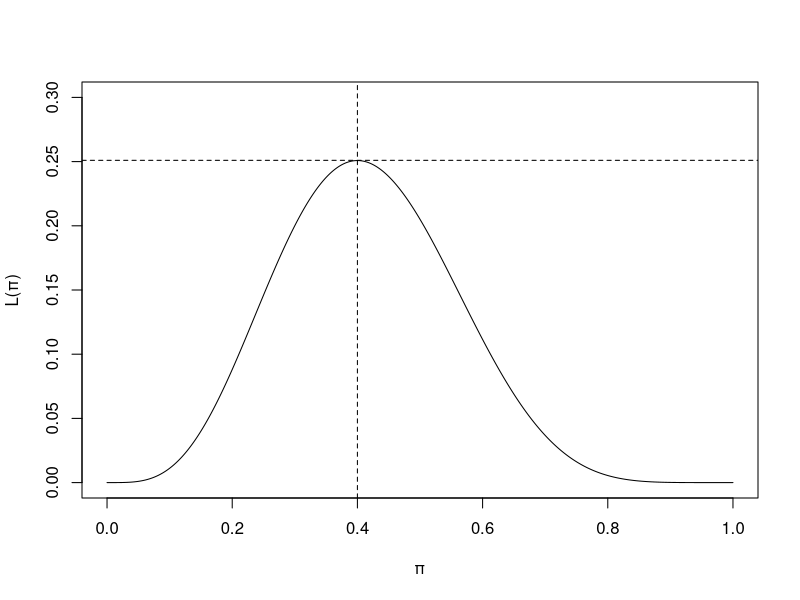
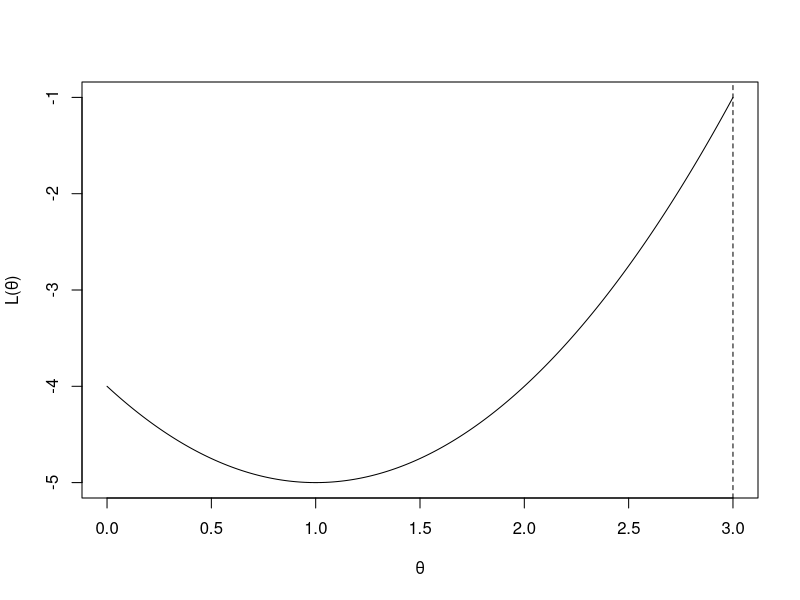
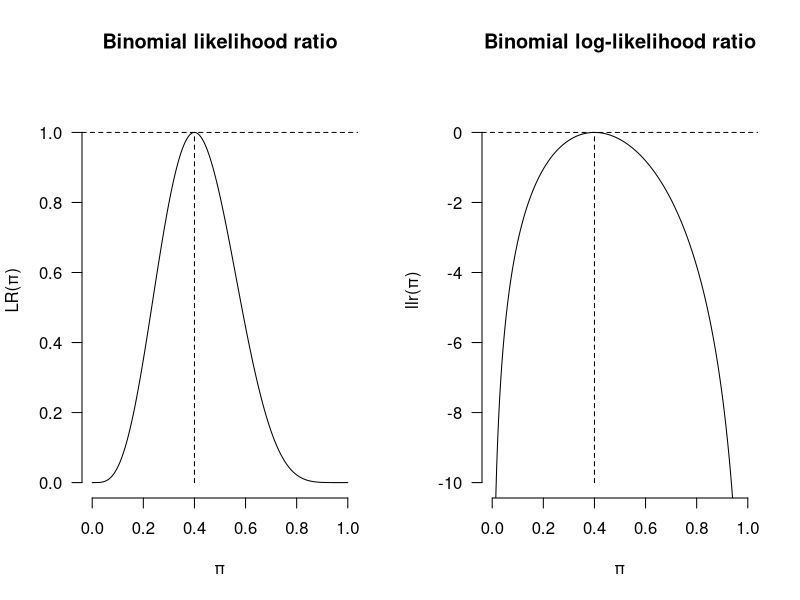
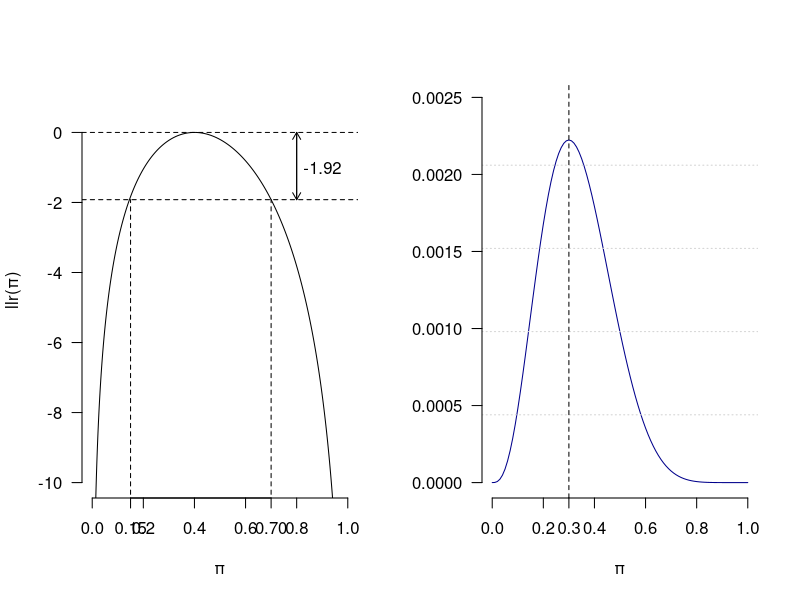
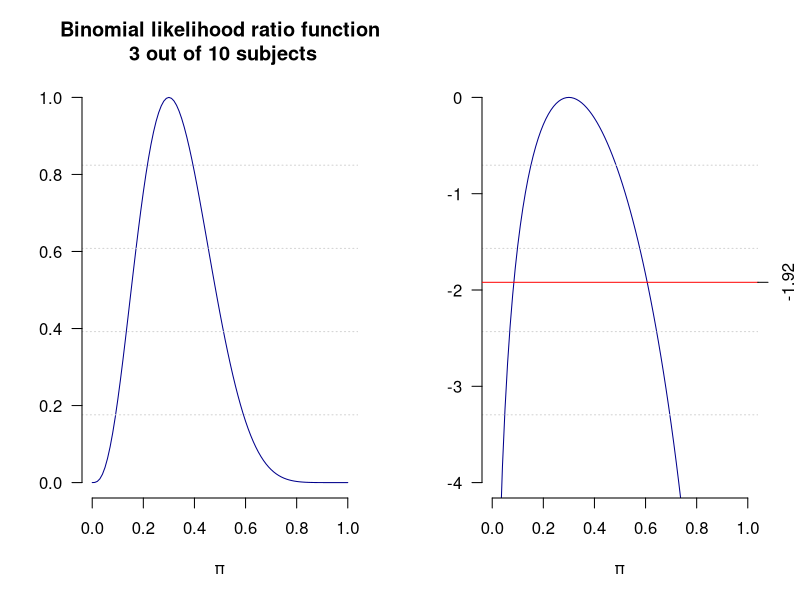
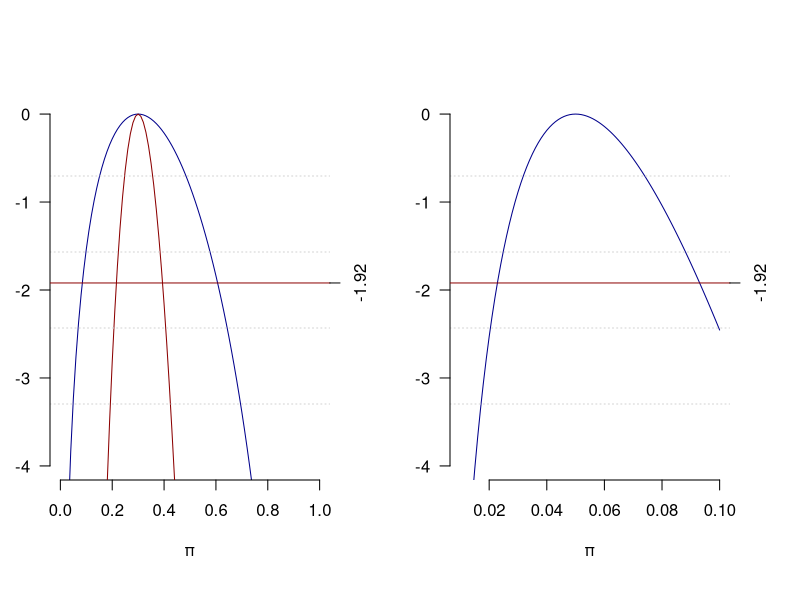
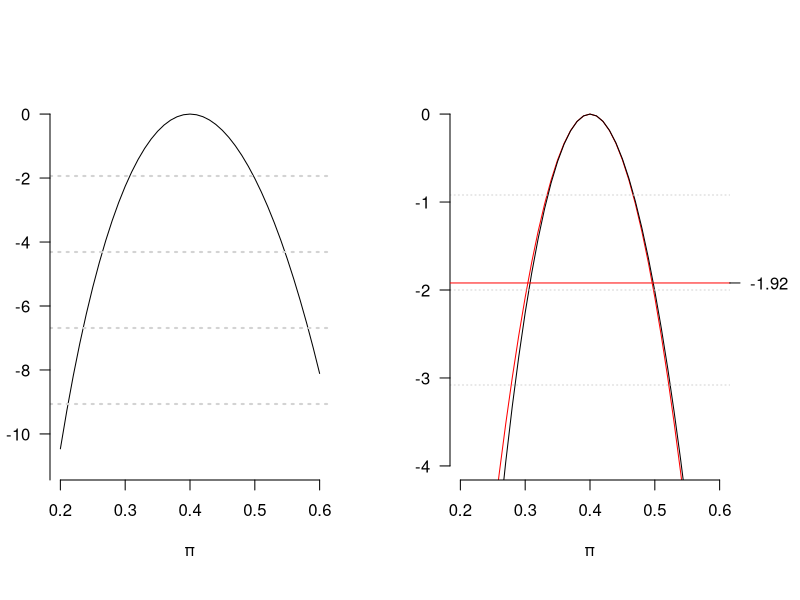
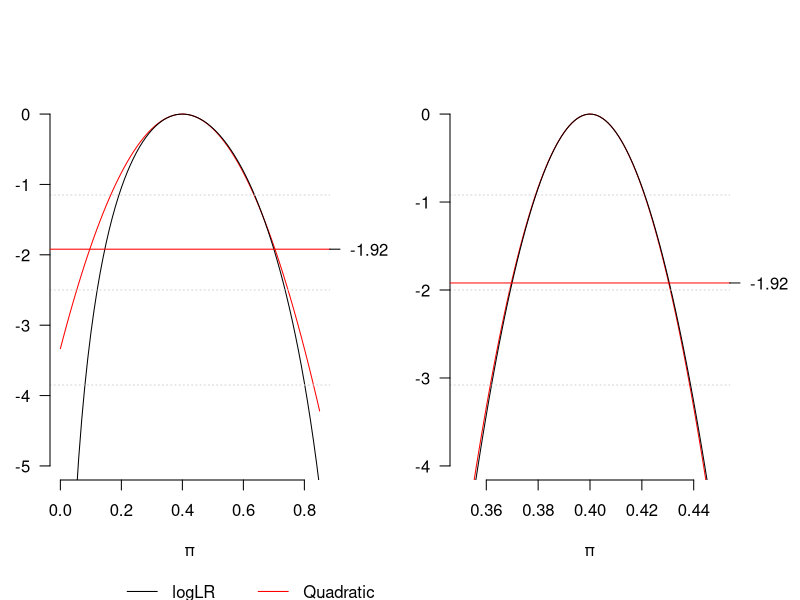

Recreate these plots in R, in order.
## ---- chunk 1
dbinom(4, 10, 0.5)

# or you can calculate by hand:
factorial(10)*(0.5^10)/(factorial(4)*(factorial(6)))
## ---- chunk 2
x <- seq(0,1,by=0.001)
y <- (factorial(10)/(factorial(4)*(factorial(6))))*(x^4)*((1-x)^6)
plot(x, y, type = "l", ylim = c(0,0.3), ylab = "L(\U03C0)", xlab = "\U03C0")
#title("Figure 1. Binomial Likelihood")
abline(h=0.251, lty=2)
abline(v=0.4, lty=2)
## ---- chunk 3
x <- seq(0,3,by=0.001)
y <- (x-1)^2-5
plot(x, y, type = "l", ylim = c(-5,0-1), ylab = "L(\U03B8)", xlab = "\U03B8")
#title("Figure 2. Likelihood function with \n a limited domain")
abline(v=3, lty=2)
## ---- chunk 4

par(mfrow=c(1,2))
x <- seq(0,1,by=0.001)
y <- (x^4)*((1-x)^6)/(0.4^4*0.6^6)
z <- log((x^4)*((1-x)^6))-log(0.4^4*0.6^6)
plot(x, y, type = "l", ylim = c(0,1.1),yaxt="n",
     frame.plot = FALSE, ylab = "LR(\U03C0)", xlab = "\U03C0")
axis(2, at=seq(0,1, 0.2), las=2)
title(main = "Binomial likelihood ratio")
abline(h=1.0, lty=2)
segments(x0=0.4, y0=0, x1=0.4, y1=1, lty = 2)
plot(x, z, type = "l", ylim = c(-10, 1), yaxt="n", frame.plot = FALSE,
     ylab = "llr(\U03C0)", xlab = "\U03C0" )
axis(2, at=seq(-10, 0, 2), las=2)
title(main = "Binomial log-likelihood ratio")
abline(h=0, lty=2)
segments(x0=0.4, y0=-10, x1=0.4, y1=0, lty = 2)
## ---- chunk 5
x <- seq(0,1,by=0.001)
z <- log((x^4)*((1-x)^6))-log(0.4^4*0.6^6)
plot(x, z, type = "l", ylim = c(-10, 1), yaxt="n", frame.plot = FALSE,
     ylab = "llr(\U03C0)", xlab = "\U03C0" )
axis(2, at=seq(-10, 0, 2), las=2)
abline(h=0, lty=2)
abline(h=-1.92, lty=2)
segments(x0=0.15, y0=-12, x1=0.15, y1=-1.92, lty = 2)
segments(x0=0.7, y0=-12, x1=0.7, y1=-1.92, lty = 2)
axis(1, at=c(0.15,0.7))
text(0.9, -1, "-1.92")
arrows(0.8, -1.92, 0.8, 0, lty = 1, length = 0.08)
arrows( 0.8, 0, 0.8, -1.92, lty = 1, length = 0.08)
## ---- chunk 6
pi <- seq(0, 1, by=0.01)

L <- (pi^3)*((1-pi)^7)
plot(pi, L, type = "l", ylim = c(0, 0.0025),yaxt="n", col="darkblue",
     frame.plot = FALSE, ylab = "", xlab = "\U03C0")
grid(NA, 5, lwd = 1)
abline(v=0.3, lty=2)
axis(1, at=0.3, las=0)
axis(2, at=seq(0,0.0025,0.0005), las=2)
#title(main = "Binomial likelihood function\n 3 out of 10 subjects")
## ---- chunk 7
LR <- L/max(L) ; head(LR)
plot(pi, LR, type = "l", ylim = c(0, 1),yaxt="n", col="darkblue",
     frame.plot = FALSE, ylab = "", xlab = "\U03C0")
grid(NA, 5, lwd = 1)
axis(2, at=seq(0,1,0.2), las=2)
title(main = "Binomial likelihood ratio function\n 3 out of 10 subjects")
## ---- chunk 8
logLR <- log(L/max(L))
plot(pi, logLR, type = "l", ylim = c(-4, 0),yaxt="n", col="darkblue",
     frame.plot = FALSE, ylab = "", xlab = "\U03C0")
grid(NA, 5, lwd = 1)
axis(2, at=seq(-4,0,1), las=2)
#title(main = "Binomial log-likelihood ratio function\n 3 out of 10 subjects")
abline(h=-1.92, lty=1, col="red")
axis(4, at=-1.92, las=0)
## ---- chunk 9
par(mai = c(1.2, 0.5, 1, 0.7))
logLR_30 <- log((pi^30)*((1-pi)^70)/max((pi^30)*((1-pi)^70)))
plot(pi, logLR, type = "l", ylim = c(-4, 0),yaxt="n", col="darkblue",
     frame.plot = FALSE, ylab = "", xlab = "\U03C0")
lines(pi, logLR_30, col="darkred")
grid(NA, 5, lwd = 1)
axis(2, at=seq(-4,0,1), las=2)
#title(main = "Binomial log-likelihood ratio function\n 3 out of 10 and 30 out of 100 subjects")
abline(h=-1.92, lty=1, col="darkred")
axis(4, at=-1.92, las=0)
legend(x=0.1, y= -5.8 ,xpd = TRUE,  legend=c("logLR","LogLR_30"), bty = "n",
       col=c("black","darkred"), lty=c(1,1), horiz = TRUE) #the legend is below the graph
## ---- chunk 10
lambda <- seq(0.01, 0.10, by=0.001)
LogLR <- 8*log(lambda)-lambda*160-max(8*log(lambda)-lambda*160)
plot(lambda, LogLR, type = "l", ylim = c(-4, 0),yaxt="n", col="darkblue",
     frame.plot = FALSE, ylab = "", xlab = "\U03C0")
grid(NA, 5, lwd = 1)
axis(2, at=seq(-4,0,1), las=2)
#title(main = "Poisson log-likelihood ratio function\n 8 events in 160 person-years")
abline(h=-1.92, lty=1, col="darkred")
axis(4, at=-1.92, las=0)
## ---- chunk 11
library(knitr)
library(kableExtra)
kable(data.frame(lambda, LogLR), "html") %>%
  kable_styling("striped", full_width = F, position = "center") %>%
  row_spec(c(13,14,84,85), bold = T, color = "white", background = "#D7261E")
## ---- chunk 12
pi <- seq(0.2, 0.6, by=0.01)
L <- (pi^40)*((1-pi)^60)
Lmax <- rep(max(L), 41)
LR <- L/Lmax
logLR <- log(LR)

plot(pi, logLR, type = "l", ylim = c(-11, 0),yaxt="n",
     frame.plot = FALSE, ylab = "logLR(\U03C0)", xlab = "\U03C0")
grid(NA, 5, lwd = 2) # add some horizontal grid on the background
axis(2, at=seq(-12,0,2), las=2)
#title(main = "Figure 1. Binomial log-likelihood ratio")
## ---- chunk 13
par(mai = c(1.2, 0.5, 1, 0.7))
quad <- -(pi-0.4)^2/(2*0.0024)
plot(pi, quad, type = "l", ylim = c(-4, 0),yaxt="n", col="red",
     frame.plot = FALSE, ylab = "", xlab = "\U03C0")
lines(pi, logLR, col="black")
grid(NA, 4, lwd = 1) # add some horizontal grid on the background
axis(2, at=seq(-4,0,1), las=2)
#title(main = "Figure 2. Quadratic approximation\n of binomial log-likelihood ratio \n 40 out of 100 subjects")
abline(h=-1.92, lty=1, col="red")
axis(4, at=-1.92, las=2)
legend(x=0.27, y= -5.5 ,xpd = TRUE,  legend=c("logLR","Quadratic"), bty = "n",
       col=c("black","red"), lty=c(1,1), horiz = TRUE) #the legend is below the graph
## ---- chunk 14
par(mai = c(1.2, 0.5, 1, 0.7))
pi <- seq(0.0, 0.85, by=0.01)
L <- (pi^4)*((1-pi)^6)
logLR <- log(L/max(L))

quad <- -(pi-0.4)^2/(2*0.4*0.6/10)
plot(pi, quad, type = "l", ylim = c(-5, 0),yaxt="n", col="red",
     frame.plot = FALSE, ylab = "", xlab = "\U03C0")
lines(pi, logLR, col="black")
grid(NA, 4, lwd = 1)
axis(2, at=seq(-5,0,1), las=2)
#title(main = "Figure 3. Quadratic approximation\n of binomial log-likelihood ratio\n 4 out of 10 subjects")
abline(h=-1.92, lty=1, col="red")
axis(4, at=-1.92, las=2)

legend(x=0.17, y= -6.5 ,xpd = TRUE,  legend=c("logLR","Quadratic"), bty = "n",
       col=c("black","red"), lty=c(1,1), horiz = TRUE) #the legend is below the graph
## ---- chunk 15
par(mai = c(1.2, 0.5, 1, 0.7))
pi <- seq(0.35, 0.45, by=0.001)
L <- (pi^400)*((1-pi)^600)
logLR <- log(L/max(L))

quad <- -(pi-0.4)^2/(2*0.4*0.6/1000)
plot(pi, quad, type = "l", ylim = c(-4, 0),yaxt="n", col="red",
     frame.plot = FALSE, ylab = "", xlab = "\U03C0")
lines(pi, logLR, col="black")
grid(NA, 4, lwd = 1)
axis(2, at=seq(-4,0,1), las=2)
#title(main = "Figure 4. Quadratic approximation\n of binomial log-likelihood ratio\n 400 out of 1000 subjects")
abline(h=-1.92, lty=1, col="red")
axis(4, at=-1.92, las=2)

legend(x=0.37, y= -5.5 ,xpd = TRUE,  legend=c("logLR","Quadratic"), bty = "n",
       col=c("black","red"), lty=c(1,1), horiz = TRUE) #the legend is below the graph

## ---- chunk 16
par(mai = c(1.2, 0.5, 1, 0.7))
pi <- seq(0.0003, 0.04, by=0.000001)
L <- (pi^1)*((1-pi)^99)
logLR <- log(L/max(L))

quad <- -(pi-0.01)^2/(2*0.01*0.99/100)

plot(pi, quad, type = "l", ylim = c(-4, 0),yaxt="n", col="red",
     frame.plot = FALSE, ylab = "", xlab = "\U03C0")
lines(pi, logLR, col="black")
grid(NA, 4, lwd = 1)
axis(2, at=seq(-4,0,1), las=2)
#title(main = "Figure 5. Quadratic approximation\n of binomial log-likelihood ratio\n 1 out of 100 subjects")
abline(h=-1.92, lty=1, col="red")
axis(4, at=-1.92, las=2)

legend(x=0.007, y= -5.5 ,xpd = TRUE,  legend=c("logLR","Quadratic"), bty = "n",
       col=c("black","red"), lty=c(1,1), horiz = TRUE) #the legend is below the graph
## ---- chunk 17
par(mai = c(1.2, 0.5, 1, 0.7))
pi <- seq(0.0005, 0.02, by=0.000001)
L <- (pi^10)*((1-pi)^990)
logLR <- log(L/max(L))

quad <- -(pi-0.01)^2/(2*0.01*0.99/1000)

plot(pi, quad, type = "l", ylim = c(-4, 0),yaxt="n", col="red",
     frame.plot = FALSE, ylab = "", xlab = "\U03C0")
lines(pi, logLR, col="black")
grid(NA, 4, lwd = 1)
axis(2, at=seq(-4,0,1), las=2)
#title(main = "Figure 6. Quadratic approximation\n of binomial log-likelihood ratio\n 10 out of 1000 subjects")
abline(h=-1.92, lty=1, col="red")
axis(4, at=-1.92, las=2)

legend(x=0.004, y= -5.5 ,xpd = TRUE,  legend=c("logLR","Quadratic"), bty = "n",
       col=c("black","red"), lty=c(1,1), horiz = TRUE) #the legend is below the graph
## ---- chunk 18
par(mai = c(1.2, 0.5, 1, 0.7))
pi <- seq(0.007, 0.013, by=0.000001)
L <- (pi^100)*((1-pi)^9900)
logLR <- log(L/max(L))

quad <- -(pi-0.01)^2/(2*0.01*0.99/10000)

plot(pi, quad, type = "l", ylim = c(-4, 0),yaxt="n", col="red",
     frame.plot = FALSE, ylab = "", xlab = "\U03C0")
lines(pi, logLR, col="black")
grid(NA, 4, lwd = 1)
axis(2, at=seq(-4,0,1), las=2)
#title(main = "Figure 7. Quadratic approximation\n of binomial log-likelihood ratio\n 100 out of 10000 subjects")
abline(h=-1.92, lty=1, col="red")
axis(4, at=-1.92, las=2)

legend(x=0.0084, y= -5.5 ,xpd = TRUE,  legend=c("logLR","Quadratic"), bty = "n",
       col=c("black","red"), lty=c(1,1), horiz = TRUE) #the legend is below the graph
## ---- chunk 19
par(mai = c(1.2, 0.5, 1, 0.7))
pi <- seq(0.96, 1.0, by=0.0001)
L <- (pi^99)*((1-pi)^1)
logLR <- log(L/max(L))

quad <- -(pi-0.99)^2/(2*0.01*0.99/100)

plot(pi, quad, type = "l", ylim = c(-4, 0),yaxt="n", col="red",
     frame.plot = FALSE, ylab = "", xlab = "\U03C0")
lines(pi, logLR, col="black")
grid(NA, 4, lwd = 1)
axis(2, at=seq(-4,0,1), las=2)
#title(main = "Figure 8. Quadratic approximation\n of binomial log-likelihood ratio\n 99 out of 100 subjects")
abline(h=-1.92, lty=1, col="red")
axis(4, at=-1.92, las=2)

legend(x=0.968, y= -5.5 ,xpd = TRUE,  legend=c("logLR","Quadratic"), bty = "n",
       col=c("black","red"), lty=c(1,1), horiz = TRUE) #the legend is below the graph
